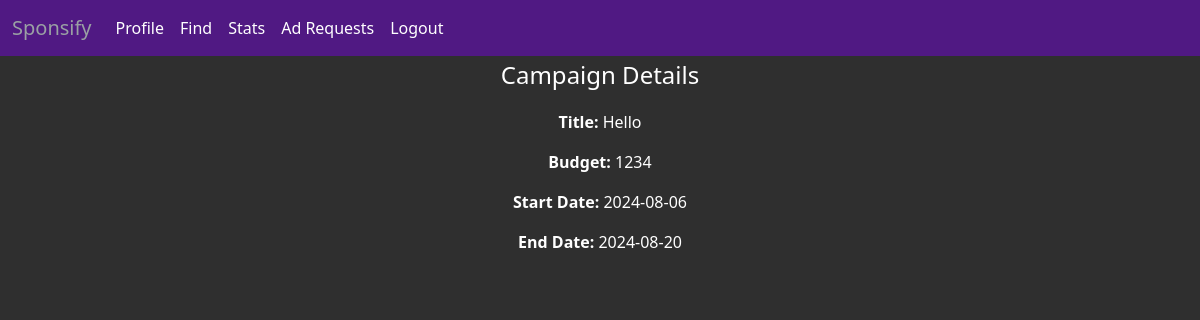
Before: /influencer/find/4 (signed in) with the older database file.
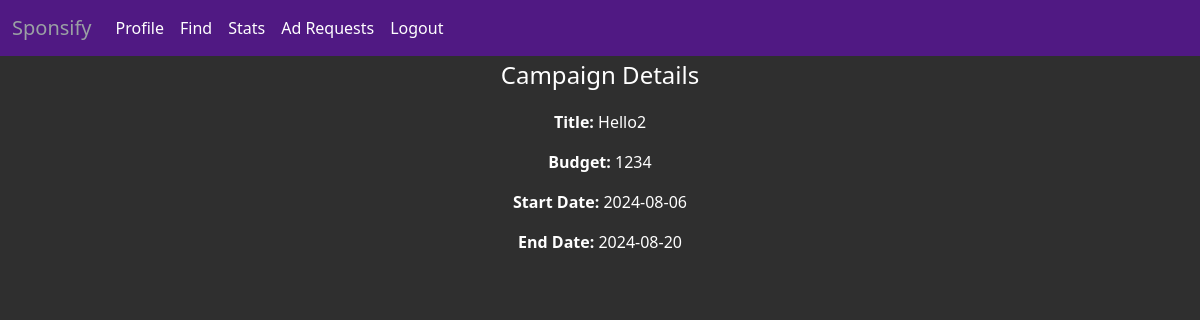
After: the same page with the newer database file.
### models.py (models this page shows)
class Campaign(db.Model):
    id = db.Column(db.Integer, primary_key=True)
    sponsor_id = db.Column(db.Integer, db.ForeignKey('sponsor.id'), nullable=False)
    name = db.Column(db.String(100), nullable=False)
    description = db.Column(db.Text)
    niche = db.Column(db.Text)
    start_date = db.Column(db.Date)
    end_date = db.Column(db.Date)
    budget = db.Column(db.Integer)
    is_flag = db.Column(db.Boolean, default=False)
    visibility = db.Column(db.String(10), default='public')
    goals = db.Column(db.Text)
    ad_requests = db.relationship('AdRequest', backref='campaign', lazy=True)

### routes.py (the view)
@app.route("/influencer/find/<int:campaign_id>")
@login_required
def inf_campaign_details(campaign_id):
    campaign = Campaign.query.get_or_404(campaign_id)
    return render_template('inf_campaign_details.html', campaign=campaign)

### routes.py (called while the page is built)
def login_required(f):
    @wraps(f)
    def wrap(*args, **kwargs):
        if 'user_id' not in session:
            flash("You need to login first")
            return redirect(url_for('login'))
        else:
            user_id  = session['user_id']
            user = User.query.filter_by(id=user_id).first()
            if user.is_flag:
                flash("You are flagged")
                return redirect(url_for('login'))
        return f(*args, **kwargs)
    return wrap

### templates/inf_campaign_details.html (shortened to what this page needs)
{% extends 'ifndash.html' %}
{% block content %}
<h4>Campaign Details</h4>
<p><strong>Title:</strong> {{ campaign.name }}</p>
<p><strong>Budget:</strong> {{ campaign.budget }}</p>
<p><strong>Start Date:</strong> {{ campaign.start_date }}</p>
<p><strong>End Date:</strong> {{ campaign.end_date }}</p>
{% endblock content %}

Changed rows visible on the page:
changed Campaign: name "Hello" → "Hello2"
